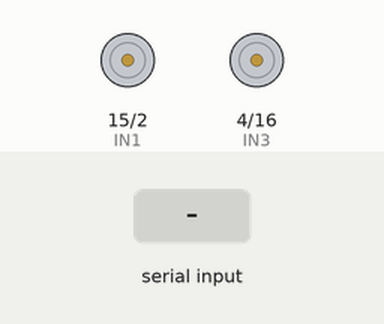
Bench run of a sketch on a simulated ESP32. On the bench: motor-driver pin pairs drawn as motors (green arrow = first pin HIGH = forward, orange = second pin HIGH = backward, longer = more drive, scaled by the enable pin). The test bench sets the inputs (shaded band). Nothing arrives over Bluetooth unless stated; what the sketch prints to the serial monitor is not drawn.

Above: at 1.2 s.
1.3 s: "L" received over the second serial link
At 1.9 s:
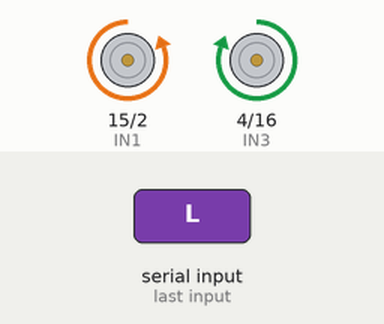
2.8 s: "R" received over the second serial link
At 4.0 s:
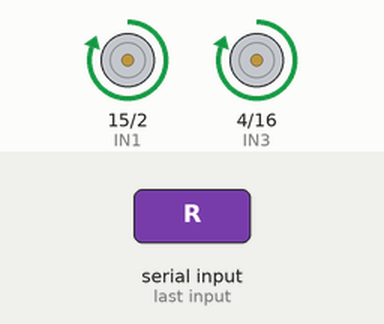
4.3 s: "F" received over the second serial link
At 5.3 s:
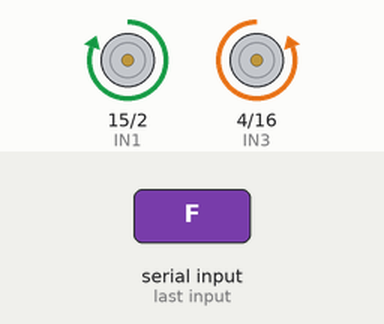
Timing chart, 0 to 7.3 s (numbered marks = the images above; inputs shaded):
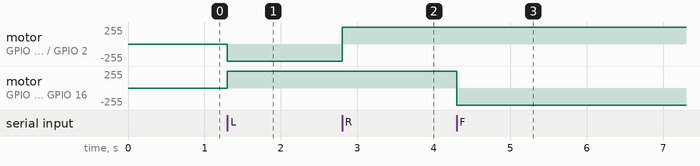

Measured:
- after the input at 1.3 s, motor on GPIO 15 (IN1) / GPIO 2 (IN2): stopped → backward 255/255 at once; motor on GPIO 4 (IN3) / GPIO 16 (IN4): stopped → forward 255/255 at once
- after the input at 2.8 s, motor on GPIO 15 (IN1) / GPIO 2 (IN2): backward 255/255 → forward 255/255 at once
- after the input at 4.3 s, motor on GPIO 4 (IN3) / GPIO 16 (IN4): forward 255/255 → backward 255/255 at once

The sketch:

ESP32-code.ino
```cpp
#include "BluetoothSerial.h"

BluetoothSerial SerialBT;

int IN1 = 15;     //motor1
int IN2 = 2;    //motor1
int ENA = 0;

int IN3 = 4;   //motor2
int IN4 = 16;   //motor2
int ENB = 17;

char bt = 0;

void My_Motor(bool a, bool b,bool c, bool d){

    digitalWrite(IN1,a);
    digitalWrite(IN2,b);
    digitalWrite(IN3,c);
    digitalWrite(IN4,d);
}

void motorForward(){
  My_Motor(1,0,0,1);
}

void motorBackward(){
  My_Motor(0,1,1,0);
}

void motorStop(){
  My_Motor(0,0,0,0);
}

void motorRight(){
  My_Motor(1,0,1,0);
}

void motorLeft(){
  My_Motor(0,1,1,0);
}

void motorSetSpeed(char motor, int speed){
  if(motor == 'L'){
    analogWrite(ENB, speed);
  }
  else if(motor == 'R'){
    analogWrite(ENA, speed);
  }
  else if(motor == 'B'){
    analogWrite(ENA, speed);
    analogWrite(ENB, speed);
  }
}

void setup()
{
    Serial.begin(115200);
    SerialBT.begin("Robot");

    pinMode(IN1,OUTPUT);
    pinMode(IN2,OUTPUT);
    pinMode(IN3,OUTPUT);
    pinMode(IN4,OUTPUT);

    motorSetSpeed('B', 255);
}


void loop()
{
    run();
}


void run(){
if (SerialBT.available() > 0)
{
 bt = SerialBT.read();

 Serial.print(bt);

 if(bt == 'B')        //move back
 {
    motorBackward();
 }

 else if (bt == 'F')    //move forward
 {
    motorForward();
 }

 else if (bt == 'L')    // move left
 {
    motorLeft();
 }
 else if (bt == 'R')     //move right
 {
    motorRight();
 }

 else if (bt == 'S')    //forward right
 {
    motorStop();
 }
 }
}
```
